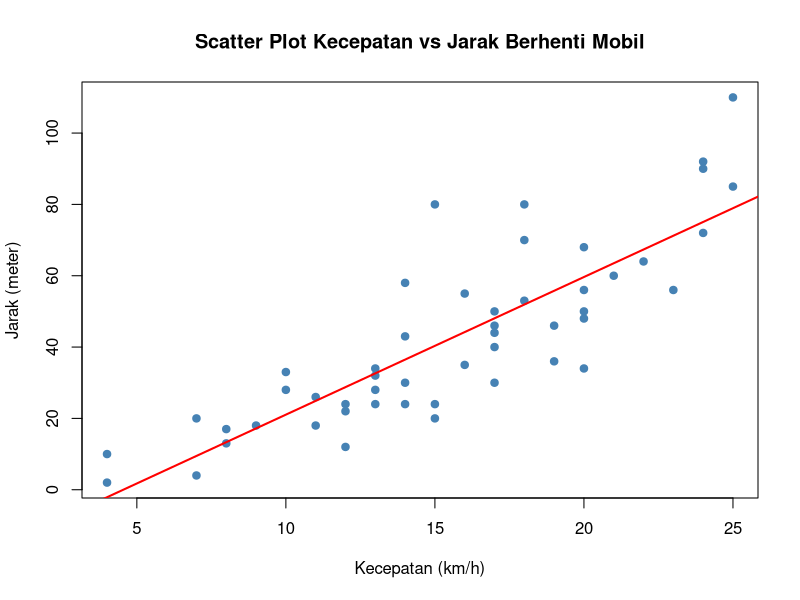
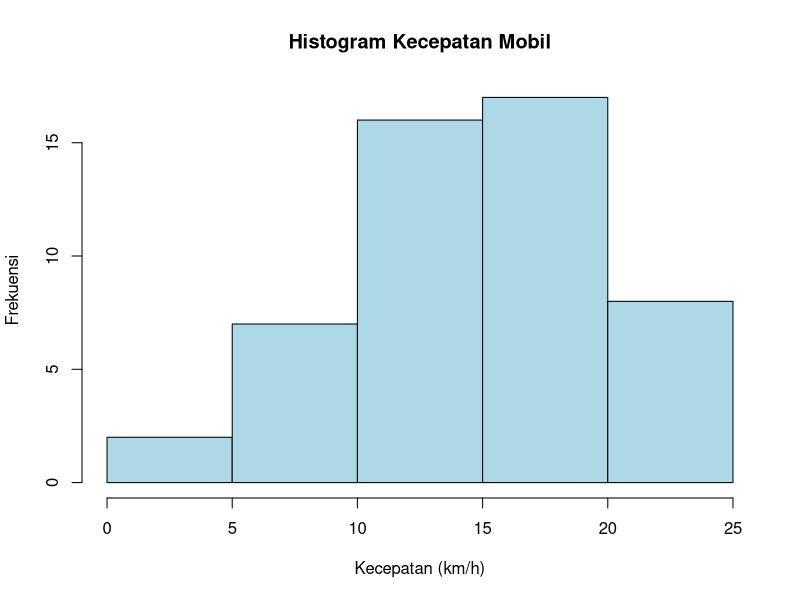

The R source for these figures, in order:
# ============================================================
# Tugas Tutorial 1 - STSI4204 Analisis dan Visualisasi Data
# ============================================================

# ---------- Data (Tabel Soal No. 1) ----------
kecepatan <- c(4, 4, 7, 7, 8, 8, 9, 10, 10, 11, 11, 12, 12, 12, 13, 13, 13, 13,
               14, 14, 14, 14, 15, 15, 15, 16, 16, 17, 17, 17, 17, 17, 18, 18,
               18, 19, 19, 20, 20, 20, 20, 20, 21, 22, 23, 24, 24, 24, 25, 25)
jarak <- c(2, 10, 4, 20, 17, 13, 18, 28, 33, 18, 26, 12, 24, 22, 28, 24, 32, 34,
           43, 24, 30, 58, 80, 20, 24, 55, 35, 40, 30, 44, 50, 46, 53, 70, 80,
           36, 46, 68, 34, 48, 50, 56, 60, 64, 56, 72, 90, 92, 110, 85)
data_mobil <- data.frame(No = 1:50, Kecepatan = kecepatan, Jarak = jarak)
str(data_mobil)
head(data_mobil)

# ---------- Soal 1 ----------
# a. Rata-rata kecepatan mobil
rata_kecepatan <- mean(data_mobil$Kecepatan)
cat("1a. Rata-rata kecepatan mobil   :", rata_kecepatan, "km/h\n")

# b. Rata-rata jarak yang ditempuh mobil
rata_jarak <- mean(data_mobil$Jarak)
cat("1b. Rata-rata jarak tempuh      :", rata_jarak, "meter\n")

# c. Standar deviasi data jarak
sd_jarak <- sd(data_mobil$Jarak)
cat("1c. Standar deviasi jarak       :", round(sd_jarak, 4), "meter\n")

# ---------- Soal 2 ----------
# a. Scatter plot kecepatan vs jarak
png("hasil/scatter_plot.png", width = 800, height = 600, res = 110)
plot(data_mobil$Kecepatan, data_mobil$Jarak,
     main = "Scatter Plot Kecepatan vs Jarak Berhenti Mobil",
     xlab = "Kecepatan (km/h)", ylab = "Jarak (meter)",
     pch = 19, col = "steelblue")
abline(lm(Jarak ~ Kecepatan, data = data_mobil), col = "red", lwd = 2)
dev.off()

# Pendukung interpretasi scatter plot
korelasi <- cor(data_mobil$Kecepatan, data_mobil$Jarak)
cat("Koefisien korelasi (r)          :", round(korelasi, 4), "\n")
model <- lm(Jarak ~ Kecepatan, data = data_mobil)
print(coef(model))

# c. Histogram kecepatan mobil
png("hasil/histogram_kecepatan.png", width = 800, height = 600, res = 110)
h <- hist(data_mobil$Kecepatan,
          main = "Histogram Kecepatan Mobil",
          xlab = "Kecepatan (km/h)", ylab = "Frekuensi",
          col = "lightblue", border = "black")
dev.off()

# Pendukung interpretasi histogram
print(data.frame(Kelas = paste0("(", head(h$breaks, -1), ", ", h$breaks[-1], "]"),
                 Frekuensi = h$counts))
summary(data_mobil$Kecepatan)
cat("Median kecepatan                :", median(data_mobil$Kecepatan), "\n")

# ---------- Soal 3 ----------
# Koefisien keragaman (KK) = (s / rata-rata) x 100%
kk_matematika <- 10 / 75 * 100
kk_inggris    <- 8 / 70 * 100
cat("KK Matematika                   :", round(kk_matematika, 2), "%\n")
cat("KK Bahasa Inggris               :", round(kk_inggris, 2), "%\n")

# Tambahan: nilai baku (z-score) Thomas
z_matematika <- (80 - 75) / 10
z_inggris    <- (75 - 70) / 8
cat("Z Matematika                    :", z_matematika, "\n")
cat("Z Bahasa Inggris                :", z_inggris, "\n")
